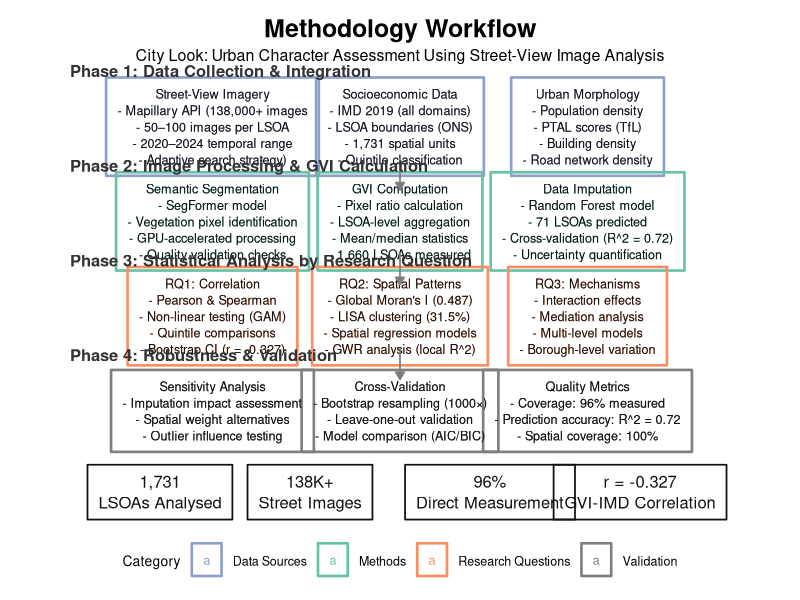
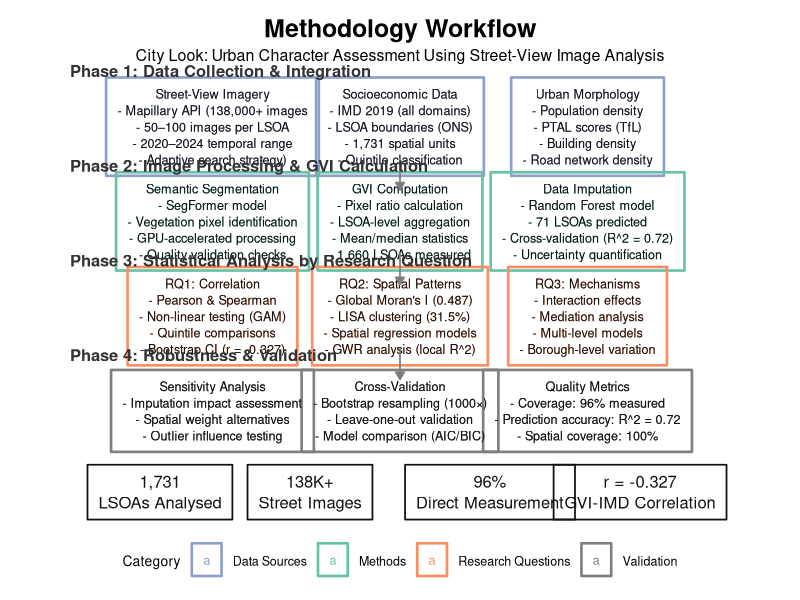

Write the R code that produced these figures, in order.
# ==========================================
# Methodology Workflow — compact outline, black text
# Boxes: colored stroke only, black text; tighter column spacing; boxes slightly longer
# ==========================================
library(ggplot2)
library(grid)  # arrow(), unit()

# 1) Box border colors
cols <- c(
  "Data Sources"       = "#8da0cb",
  "Methods"            = "#66c2a5",
  "Research Questions" = "#fc8d62",
  "Validation"         = "#7f7f7f"
)

# 2) Three-column center positions (moved closer)
col_x <- c(25, 50, 75)   # ← closer than before
row_y <- c(90, 69, 48, 27)
pad   <- unit(0.75, "lines")  # ← larger uniform padding so boxes are "longer"

# 3) Assemble text
lab <- function(title, lines) {
  paste0(title, "\n", paste(paste0("- ", lines), collapse = "\n"))
}

boxes <- rbind(
  data.frame(phase=1, type="Data Sources", x=col_x[1], y=row_y[1],
             label=lab("Street-View Imagery", c(
               "Mapillary API (138,000+ images",
               "50–100 images per LSOA",
               "2020–2024 temporal range",
               "Adaptive search strategy)"))),
  data.frame(phase=1, type="Data Sources", x=col_x[2], y=row_y[1],
             label=lab("Socioeconomic Data", c(
               "IMD 2019 (all domains)",
               "LSOA boundaries (ONS)",
               "1,731 spatial units",
               "Quintile classification"))),
  data.frame(phase=1, type="Data Sources", x=col_x[3], y=row_y[1],
             label=lab("Urban Morphology", c(
               "Population density",
               "PTAL scores (TfL)",
               "Building density",
               "Road network density"))),
  
  data.frame(phase=2, type="Methods", x=col_x[1], y=row_y[2],
             label=lab("Semantic Segmentation", c(
               "SegFormer model",
               "Vegetation pixel identification",
               "GPU-accelerated processing",
               "Quality validation checks"))),
  data.frame(phase=2, type="Methods", x=col_x[2], y=row_y[2],
             label=lab("GVI Computation", c(
               "Pixel ratio calculation",
               "LSOA-level aggregation",
               "Mean/median statistics",
               "1,660 LSOAs measured"))),
  data.frame(phase=2, type="Methods", x=col_x[3], y=row_y[2],
             label=lab("Data Imputation", c(
               "Random Forest model",
               "71 LSOAs predicted",
               "Cross-validation (R^2 = 0.72)",
               "Uncertainty quantification"))),
  
  data.frame(phase=3, type="Research Questions", x=col_x[1], y=row_y[3],
             label=lab("RQ1: Correlation", c(
               "Pearson & Spearman",
               "Non-linear testing (GAM)",
               "Quintile comparisons",
               "Bootstrap CI (r = -0.327)"))),
  data.frame(phase=3, type="Research Questions", x=col_x[2], y=row_y[3],
             label=lab("RQ2: Spatial Patterns", c(
               "Global Moran's I (0.487)",
               "LISA clustering (31.5%)",
               "Spatial regression models",
               "GWR analysis (local R^2)"))),
  data.frame(phase=3, type="Research Questions", x=col_x[3], y=row_y[3],
             label=lab("RQ3: Mechanisms", c(
               "Interaction effects",
               "Mediation analysis",
               "Multi-level models",
               "Borough-level variation"))),
  
  data.frame(phase=4, type="Validation", x=col_x[1], y=row_y[4],
             label=lab("Sensitivity Analysis", c(
               "Imputation impact assessment",
               "Spatial weight alternatives",
               "Outlier influence testing"))),
  data.frame(phase=4, type="Validation", x=col_x[2], y=row_y[4],
             label=lab("Cross-Validation", c(
               "Bootstrap resampling (1000×)",
               "Leave-one-out validation",
               "Model comparison (AIC/BIC)"))),
  data.frame(phase=4, type="Validation", x=col_x[3], y=row_y[4],
             label=lab("Quality Metrics", c(
               "Coverage: 96% measured",
               "Prediction accuracy: R^2 = 0.72",
               "Spatial coverage: 100%")))
)

phase_titles <- data.frame(
  x = 6,
  y = row_y + 9,
  txt = c("Phase 1: Data Collection & Integration",
          "Phase 2: Image Processing & GVI Calculation",
          "Phase 3: Statistical Analysis by Research Question",
          "Phase 4: Robustness & Validation")
)

arrows <- rbind(
  data.frame(x=col_x[2], xend=col_x[2], y=row_y[1]-7, yend=row_y[2]+7),
  data.frame(x=col_x[2], xend=col_x[2], y=row_y[2]-7, yend=row_y[3]+7),
  data.frame(x=col_x[2], xend=col_x[2], y=row_y[3]-7, yend=row_y[4]+7)
)

stats <- data.frame(
  x = c(18, 38, 62, 82),
  y = 9,
  label = c("1,731\nLSOAs Analysed",
            "138K+\nStreet Images",
            "96%\nDirect Measurement",
            "r = -0.327\nGVI-IMD Correlation")
)

# 4) Plotting
title_y_offset <- 11  # raised by +11 from original to avoid touching boxes
phase_titles$y <- row_y + title_y_offset

p <- ggplot() +
  # First layer: used to draw colored borders + compute sizes
  geom_label(
    data = boxes,
    aes(x = x, y = y, label = label, color = type),
    fill = NA, label.size = 0.9, label.r = unit(0, "lines"),
    lineheight = 1.08, size = 3.2, label.padding = pad, show.legend = TRUE
  ) +
  # Second layer: draw again at same positions but with no border and black text
  geom_label(
    data = boxes,
    aes(x = x, y = y, label = label),
    fill = NA, label.size = 0, color = "#111111",
    label.r = unit(0, "lines"),
    lineheight = 1.08, size = 3.2, label.padding = pad, show.legend = FALSE
  ) +
  # Arrows connecting stages
  geom_segment(
    data = arrows,
    aes(x = x, y = y, xend = xend, yend = yend),
    color = "#7d7d7d", linewidth = 0.6,
    arrow = arrow(type = "closed", length = unit(6, "pt"))
  ) +
  # Bottom statistics
  geom_label(
    data = stats, aes(x = x, y = y, label = label),
    color = "#111111", fill = NA, label.size = 0.6,
    label.r = unit(0, "lines"), lineheight = 1.05,
    size = 4.2, label.padding = unit(0.55, "lines")
  ) +
  # ——Place phase titles last so they are always on top and not obscured——
  geom_text(
    data = phase_titles, aes(x = x, y = y, label = txt),
    hjust = 0, vjust = 0, size = 4.2, fontface = "bold", color = "#333333"
  ) +
  scale_color_manual(
    values = cols, name = "Category",
    guide = guide_legend(override.aes = list(fill = NA, linewidth = 1.2))
  ) +
  coord_cartesian(xlim = c(0, 100), ylim = c(0, 100), expand = FALSE, clip = "off") +
  labs(
    title = "Methodology Workflow",
    subtitle = "City Look: Urban Character Assessment Using Street-View Image Analysis"
  ) +
  theme_void() +
  theme(
    plot.title    = element_text(size = 18, face = "bold", hjust = 0.5, margin = margin(b = 4)),
    plot.subtitle = element_text(size = 11.5, hjust = 0.5, margin = margin(b = 12)),
    legend.position = "bottom",
    legend.title = element_text(size = 10),
    legend.text  = element_text(size = 9),
    plot.margin  = margin(14, 18, 14, 18)
  )

print(p)


out_dir  <- "/Users/yaxin/Library/CloudStorage/OneDrive-UniversityCollegeLondon/Attachments/004/methodology/Dissertation_v2/figures"
out_file <- file.path(out_dir, "Figure 3.1.png")

# Create directory if it does not exist (safety)
if (!dir.exists(out_dir)) dir.create(out_dir, recursive = TRUE)

# Export PNG (thesis size and resolution)
ggsave(filename = out_file, plot = p,
       width = 16.5, height = 11.5, units = "cm", dpi = 320)
